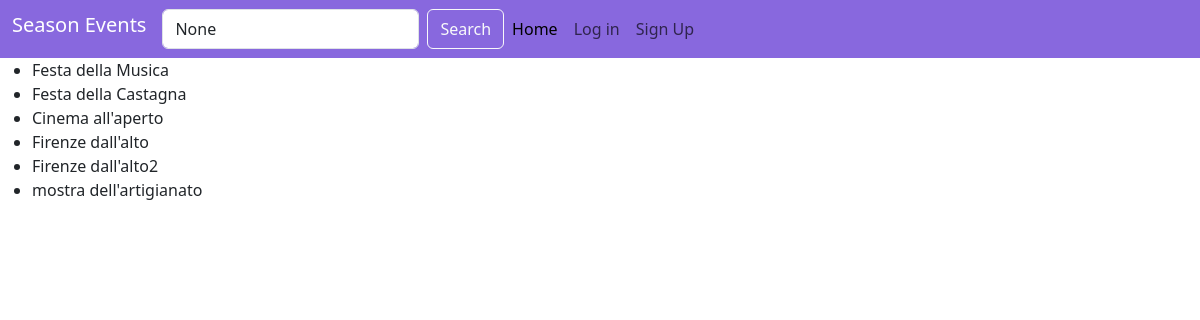
The app's page /search/ with its own data.
### event/models.py (models this page shows, shortened)
class Event(models.Model):
    title = models.CharField(max_length=100, primary_key=True)
    description = models.TextField()
    date = models.DateField()
    time = models.TimeField(default=datetime.time)
    location = models.CharField(max_length=100)
    program = models.TextField(default='Not Available')
    image = models.ImageField(upload_to='media/images/', null=True, blank=True)
    category = models.ManyToManyField('EventCategory')
    creator = models.ForeignKey(User, on_delete=models.CASCADE, related_name='events_created')
    max_seats = models.PositiveIntegerField()
    available_seats = models.PositiveIntegerField()

### event/views.py (the view)
# urls.py: path('search/', views.event_search, name='event_search'),
def event_search(request):
    query = request.GET.get('query')
    events = Event.objects.all()
    if query:
        events = events.filter(title__icontains=query) | events.filter(category__name__icontains=query)
    return render(request, 'event_search.html', {'events': events, 'query': query})

### templates/event_search.html (shortened to what this page needs)
{% extends "base.html" %}
{% block content %}
    {% if events %}
        <ul>
            {% for event in events %}
                <li>{{ event.title }}</li>
            {% endfor %}
        </ul>
    {% else %}
        <p>No events found.</p>
    {% endif %}
{% endblock %}

### records on screen
Event: title "Festa della Musica"
Event: title "Festa della Castagna"
Event: title "Cinema all'aperto"
Event: title "Firenze dall'alto"
Event: title "Firenze dall'alto2"
Event: title "mostra dell'artigianato"
